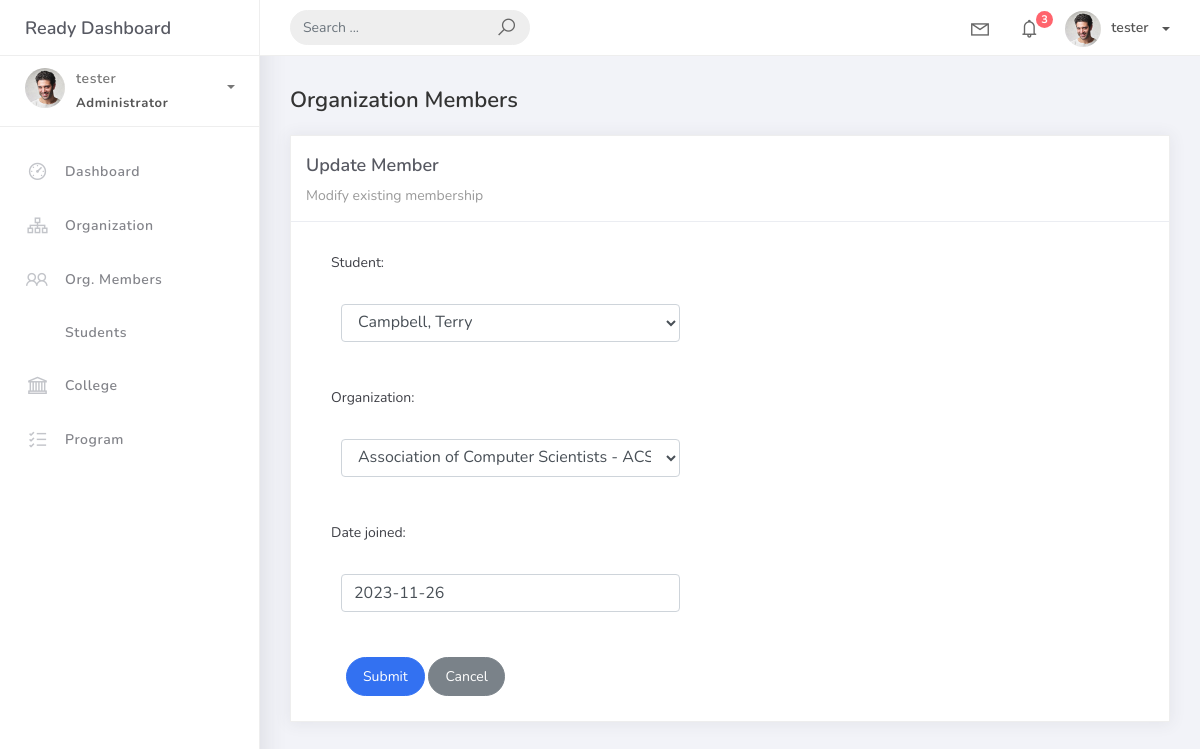
The page /orgmember_list/5 (signed in) on the database its author committed.
### studentorg/models.py (models this page shows)
class BaseModel(models.Model):
    created_at = models.DateTimeField(auto_now_add=True, db_index=True)
    updated_at = models.DateTimeField(auto_now=True)
    class Meta:
        abstract = True

class OrgMember(BaseModel):
    student = models.ForeignKey(Student, on_delete=models.CASCADE)
    organization = models.ForeignKey(Organization, on_delete=models.CASCADE)
    date_joined = models.DateField()

### studentorg/views.py (the view)
# urls.py: path('orgmember_list/<pk>', OrgMemberUpdateView.as_view(), name='orgmember-update'),
class OrgMemberUpdateView(LoginRequiredMixin, UpdateView):
    model = OrgMember
    form_class = OrgMemberForm
    template_name = 'orgmember_form.html'
    success_url = reverse_lazy('orgmember-list')

### studentorg/forms.py
class OrgMemberForm(ModelForm):
    class Meta:
        model = OrgMember
        fields = "__all__"

### studentorg/models.py (called while the page is built)
    def __str__(self):
        return self.name

    def __str__(self):
        return f"{self.lastname}, {self.firstname}"

### templates/orgmember_form.html (shortened to what this page needs)
{% extends 'base.html' %} {% load static %} {% block content %}
<div class="content">
    <div class="container-fluid">
        <h4 class="page-title">Organization Members</h4>
        <div class="row">
            <div class="col-md-12">
                <div class="card">
                    <div class="card-header">
                        <div class="card-title">{% if object %}Update Member{% else %}Add New Member{% endif %}</div>
                        <div class="card-category">{% if object %}Modify existing membership{% else %}Create new membership record{% endif %}</div>
                    </div>
                    <div class="col-md-6">
                        <div class="card-body">
                            <form class="" action="" method="post" novalidate>
                                {% include 'includes/form.html' %}
                                <div class="form-group">
                                    <div class="col-md-12 col-sm-3">
                                        <button type="submit" class="btn btn-primary btn-rounded">Submit</button>
                                        <a href="{% url 'orgmember-list' %}" class="btn btn-secondary btn-rounded">Cancel</a>
                                    </div>
                                </div>
                            </form>
                        </div>
                    </div>
                </div>
            </div>
        </div>
    </div>
</div>
{% endblock %}

### templates/base.html (shortened to what this page needs)
{% load static %}
<!DOCTYPE html>
<html>
<head>
	<link rel="stylesheet" href="{% static 'css/bootstrap.min.css' %}">
	<link rel="stylesheet" href="{% static 'css/ready.css' %}">
    <link rel="stylesheet" href="{% static 'css/demo.css' %}">
</head>
<body>
	<div class="wrapper">
		<div class="main-header">
			<div class="logo-header">
				<a href="index.html" class="logo">
					Ready Dashboard
				</a>
			</div>
			<nav class="navbar navbar-header navbar-expand-lg">
				<div class="container-fluid">
					<form class="navbar-left navbar-form nav-search mr-md-3" action="">
						<div class="input-group">
							<input type="text" placeholder="Search ..." class="form-control">
							<div class="input-group-append">
								<span class="input-group-text">
									<i class="la la-search search-icon"></i>
								</span>
							</div>
						</div>
					</form>
					<ul class="navbar-nav topbar-nav ml-md-auto align-items-center">
						<li class="nav-item dropdown hidden-caret">
							<a class="nav-link dropdown-toggle" href="#" id="navbarDropdown" role="button" data-toggle="dropdown" aria-haspopup="true" aria-expanded="false">
								<i class="la la-envelope"></i>
							</a>
						</li>
						<li class="nav-item dropdown hidden-caret">
							<a class="nav-link dropdown-toggle" href="#" id="navbarDropdown" role="button" data-toggle="dropdown" aria-haspopup="true" aria-expanded="false">
								<i class="la la-bell"></i>
								<span class="notification">3</span>
							</a>
						</li>
						<li class="nav-item dropdown">
							<a class="dropdown-toggle profile-pic" data-toggle="dropdown" href="#" aria-expanded="false"> <img src="{% static 'img/profile.jpg' %}" alt="user-img" width="36" class="img-circle"><span >{{ request.user.username }}</span></span> </a>
							</li>
						</ul>
					</div>
				</nav>
			</div>
			<div class="sidebar">
				<div class="scrollbar-inner sidebar-wrapper">
					<div class="user">
						<div class="photo">
							<img src="{% static 'img/profile.jpg' %}">
						</div>
						<div class="info">
							<a class="" data-toggle="collapse" href="#collapseExample" aria-expanded="true">
								<span>
									{{ request.user.username }}
									<span class="user-level">Administrator</span>
									<span class="caret"></span>
								</span>
							</a>
						</div>
					</div>
					<ul class="nav">
						<li class="nav-item">
							<a href="index.html">
								<i class="la la-dashboard"></i>
								<p>Dashboard</p>
							</a>
						</li>
						<li class="nav-item">
        <a href="{% url 'organization-list' %}">
            <i class="la la-sitemap"></i>
            <p>Organization</p>
        </a>
    </li>
    <li class="nav-item">
        <a href="{% url 'orgmember-list' %}">
            <i class="la la-users"></i>
            <p>Org. Members</p>
        </a>
    </li>
    <li class="nav-item">
        <a href="{% url 'student-list' %}">
            <p>Students</p>
        </a>
    </li>
    <li class="nav-item">
        <a href="{% url 'college-list' %}">
            <i class="la la-university"></i>
            <p>College</p>
        </a>
    </li>
    <li class="nav-item">
        <a href="{% url 'program-list' %}">
            <i class="la la-list-alt"></i>
            <p>Program</p>
        </a>
    </li>
					</ul>
				</div>
			</div>
			<div class="main-panel">
                {% block content %}
                {% endblock %}
			</div>
		</div>
</body>
</html>

### templates/includes/form.html (shortened to what this page needs)
{% load widget_tweaks %}
{% for field in form %}
<div class="field item form-group">
<label>{{ field.label_tag }}</label>
<div class="form-group">
{% render_field field class="form-control" %}
</div>
</div>
{% endfor %}

### rows shown on the page
OrgMember: student "Campbell, Terry" "Association of Computer Scientists - ACS" "2023-11-26"

### other values the page prints
{{ request.user.username }} "tester"
{{ field.label_tag }} "Student:" "Organization:" "Date joined:"
